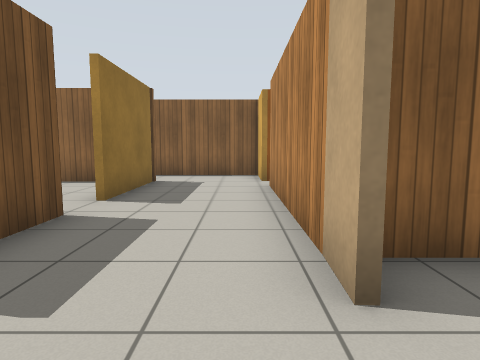
View 1 (above)

17 first-person views from a walk through a robot-simulator world made for Gazebo. The camera is 0.94 m above the floor, tilts 6° down and sees 75° across. The floor is counted in squares, 1 m on a side. Each view is taken from the middle of a square. On the plan, view 1 faces up. The plan holds only what a view shows up to about 12 squares ahead; the rest is blank. Simple patterns stand in for the simulator's built-in surfaces.

View 2
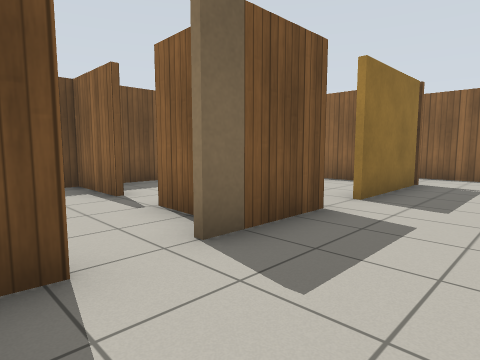

View 3
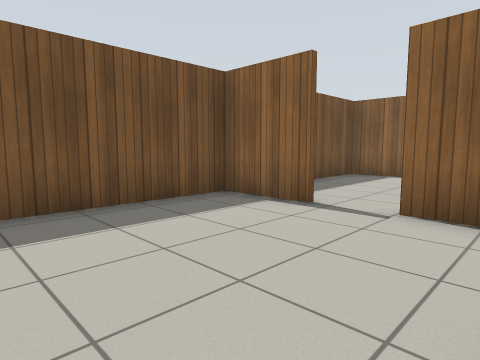

View 4
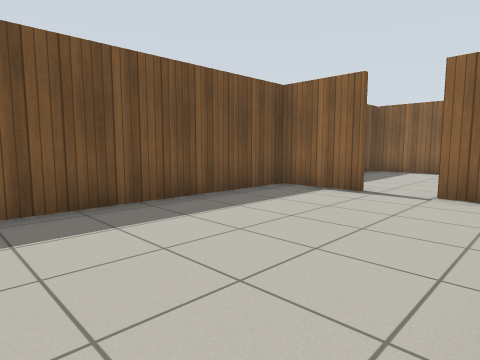

View 5
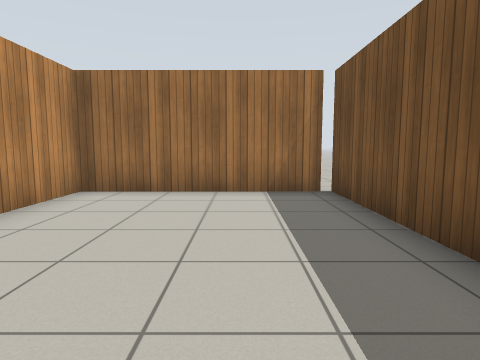

View 6
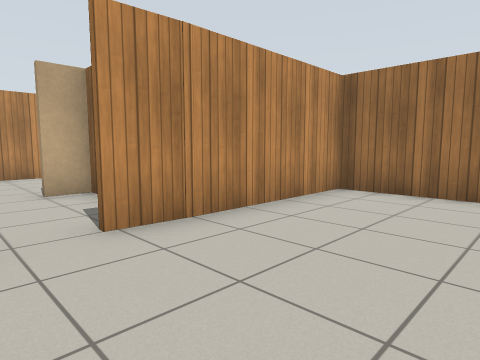

View 7
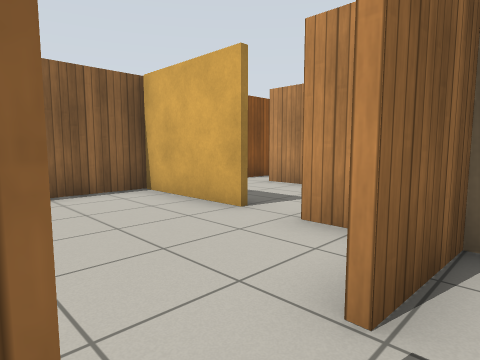

View 8
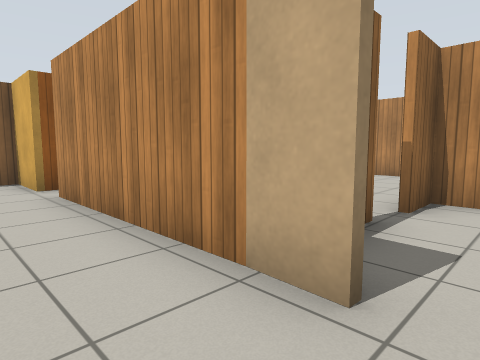

View 9
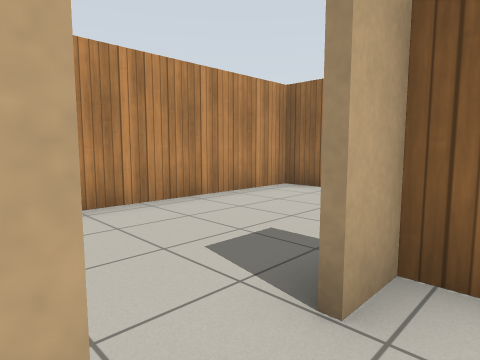

View 10
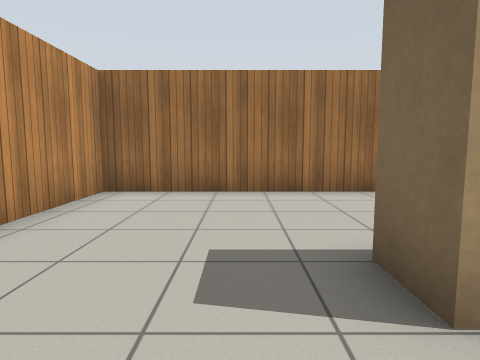

View 11
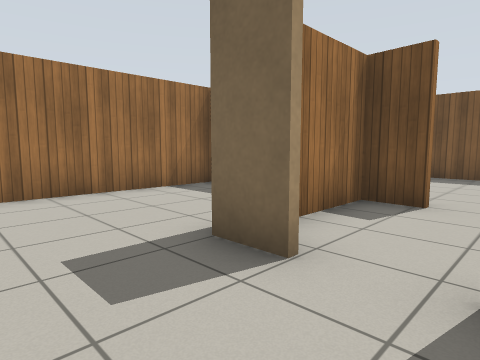

View 12
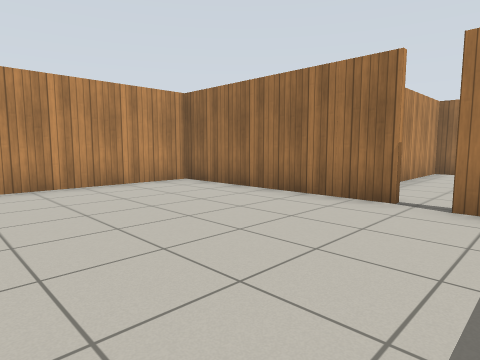

View 13
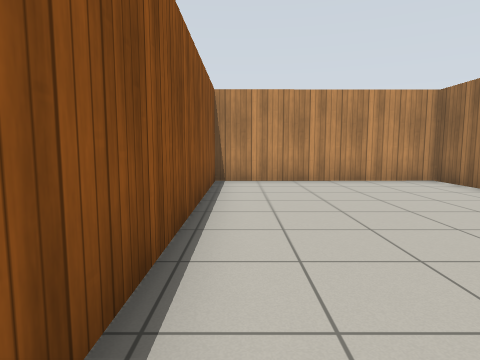

View 14
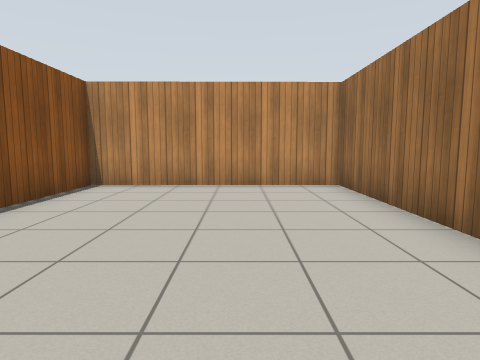

View 15
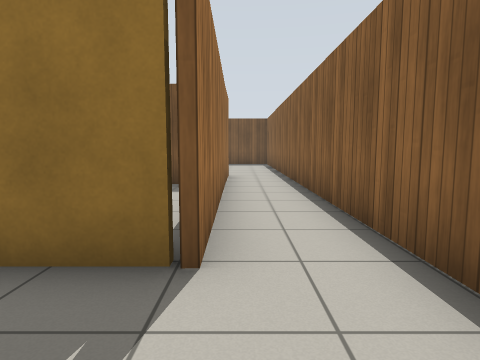

View 16
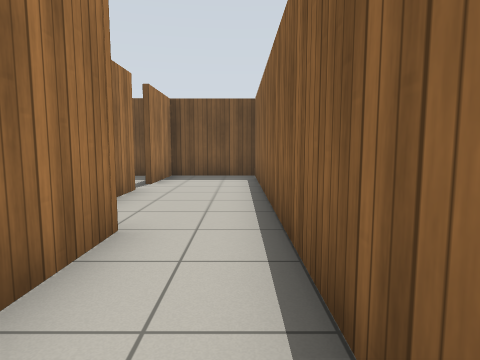

View 17
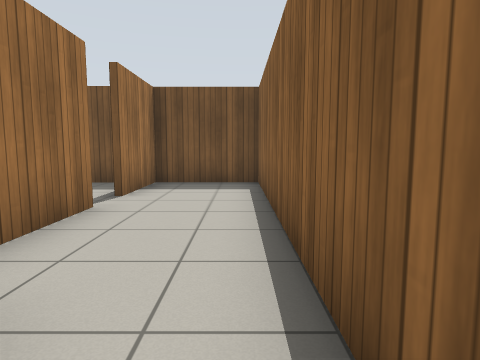

### Floor plan
Ten units are one square. View 1 is at (0, 0); x grows to the right and y downward. Boxes are objects, and circles mark ways between rooms. Rooms are numbered by the first view taken in them; rooms with no view inside come last. Other rooms are left out.
<svg viewBox="-178 -110 280 161">
<path fill="none" stroke="#000" d="M-24 -44 -24 -19M7 -17 9 -77M-24 -8 -24 4M-24 -76 -24 -54M-14 4 6 4 6 -6M-24 4 -14 4M-58 -26 -80 -27M-26 -25 -46 -26M-26 46 -26 -8M-80 -31 -80 46 -20 46M9 -5 9 6M30 -26 11 -26M-20 46 49 46 49 -25M49 -22 38 -23M38 -25 97 -25 97 -87 6 -87M-24 -86 -24 -76M6 -87 6 -96M-105 -86 -24 -86M-139 -77 -119 -77M6 -96 6 -105 -173 -105 -173 -77 -149 -77M-26 -54 -26 -85M-23 -86 -80 -86 -80 -31M-26 -24 -26 -44"/>
<circle cx="-20" cy="-10" r="3" fill="#2a7"/>
<circle cx="10" cy="-10" r="3" fill="#2a7"/>
<circle cx="-5" cy="-65" r="3" fill="#2a7"/>
<circle cx="-20" cy="-50" r="3" fill="#2a7"/>
<circle cx="-50" cy="-30" r="3" fill="#2a7"/>
<circle cx="30" cy="-20" r="3" fill="#2a7"/>
<circle cx="10" cy="-80" r="3" fill="#2a7"/>
<circle cx="-5" cy="-90" r="3" fill="#2a7"/>
<text x="-10" y="-40">1</text>
<text x="-50" y="10">2</text>
<text x="20" y="20">3</text>
<text x="50" y="-60">4</text>
<text x="-10" y="-90">5</text>
<text x="-100" y="-100">6</text>
<text x="-50" y="-60">7</text>
</svg>
Room 1 opens to room 2. Room 1 opens to room 3. Room 1 opens to room 5. Room 1 opens to room 7. Room 2 opens to room 7. Room 3 opens to room 4. Room 4 opens to room 5. Room 5 opens to room 6.

Where each view was taken, in squares from view 1:
view 1: 0 up, 0 right, facing up
view 2: 0 up, 0 right, facing up-left
view 3: 2 down, 3 left, facing up-left
view 4: 4 down, 3 left, facing up-left
view 5: 2 up, 6 left, facing down
view 6: 2 up, 6 left, facing down-right
view 7: 2 up, 6 left, facing up-right
view 8: 1 up, 1 left, facing up-right
view 9: 2 up, 0 right, facing down-right
view 10: 2 up, 2 right, facing down
view 11: 2 up, 3 right, facing down-left
view 12: 8 up, 2 right, facing down-right
view 13: 8 up, 1 right, facing right
view 14: 5 up, 2 right, facing right
view 15: 9 up, 0 right, facing left
view 16: 10 up, 7 left, facing left
view 17: 10 up, 9 left, facing left
